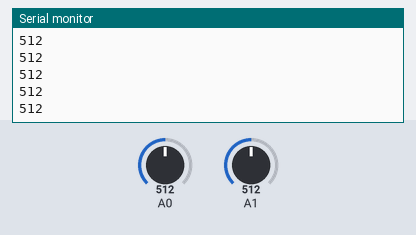
This sketch was run on a simulated Arduino Uno, built with avr-gcc and run on an emulated ATmega328P. Parts: the last lines printed to the serial monitor. The test bench sets the inputs (shaded band); at power-on: A0 = 512, A1 = 512.

Above: at 1.2 s.
1.3 s: A0 set to 716
At 1.41 s:
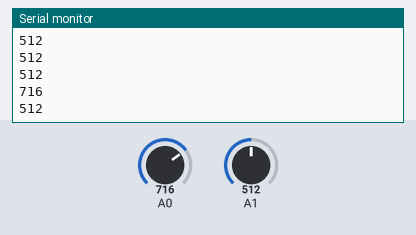
2.8 s: A1 set to 306
At 2.82 s:
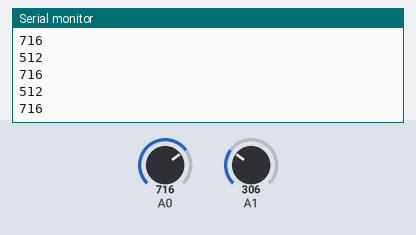
4.3 s: A0 set to 900
At 4.33 s:
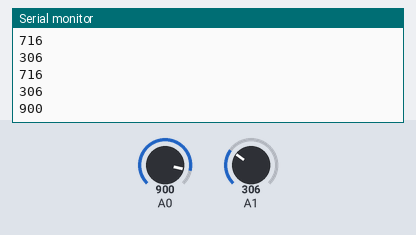
5.8 s: A1 set to 122
At 5.84 s:
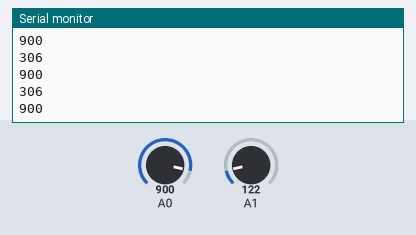
Timing chart, 0 to 8.3 s (numbered marks = the images above; inputs shaded):
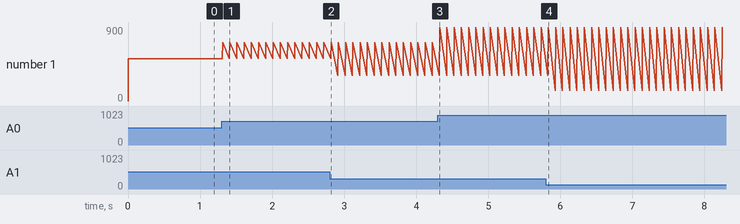

The sketch:

03_adcregiser.ino
```cpp
void setup() {
  // put your setup code here, to run once:
  Serial.begin(9600);
}

int leftflag = 0;
int rightflag = 0;
int upflag = 0;
int downflag = 0;

void loop() {
  // put your main code here, to run repeatedly:

  int analog_x = 0, analog_y = 0;

  ADMUX = 0x40;
  ADCSRA = 0x87;
  ADCSRA |= 0x40; // start
  analog_x = ADC;

  while(ADCSRA & 0x40);
  ADMUX = 0x41;
  ADCSRA = 0x87;
  ADCSRA |= 0x40; // start
  analog_y = ADC;

  Serial.println(analog_x);
  Serial.println(analog_y);
  Serial.println();


  delay(100);
}

analog_R(int pin){

}
```

Measured:
- after the input at 1.3 s, the serial monitor: prints a new line at once (image 1)
- after the input at 4.3 s, the serial monitor: prints a new line at once (image 3)
- plotted number 1: 512 → 716 after the input at 1.3 s, 716 → 900 after the input at 4.3 s
